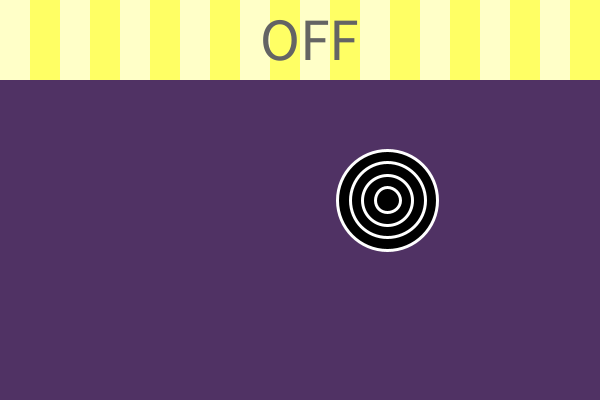
Frame 1 (no input)
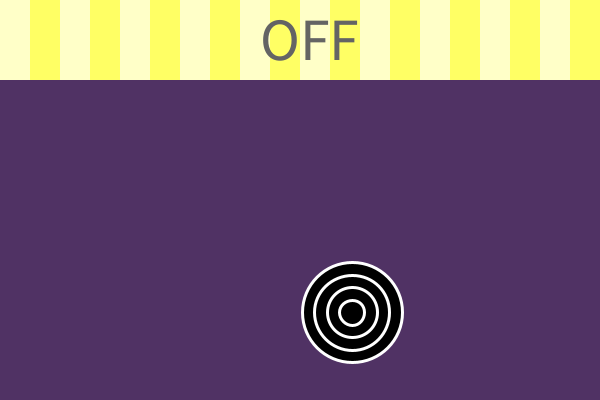
Frame 60 (the mouse pressed at the canvas centre just before this capture)
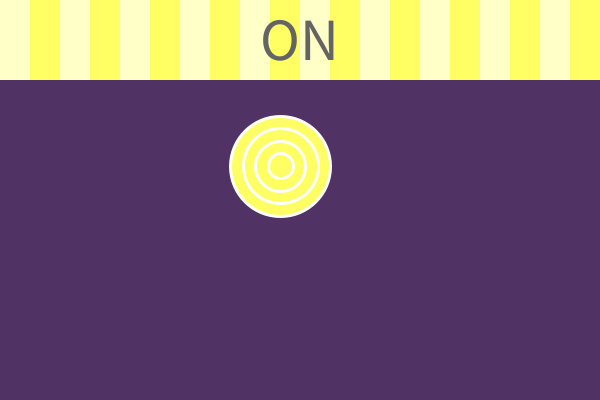
Frame 120 (the mouse held since frame 60 and released just before this capture)

The Processing sketch that drew these frames (run headless with seeded random() and noise(); from frame 60 on, the mouse is pressed at the canvas centre):

// Processing sketch: week5
// ── week5.pde
/* COPY EVERYTHING - INCLUDING THE FINAL COMMENT TO YOUR PROCESSING IDE
 
 Live coding test 1, COMP1000 2025
 Johanne - 48920754
*/

float x;
float y;
float dx;
float dy;
boolean isOn = false;
int diameter = 100;
color lampColor = color(255, 255, 100);


void setup() {
  size(600, 400);
  x = random(0,width);
  y = random(80+diameter/2,401); // Initial position in full range with,
  // but only in the range y that results in no overlap with the top sqare
  float angle = radians(random(0, 360));
  dx = 2 * sin(angle);
  dy = 2 * cos(angle); 
}

void draw(){
  background(80,50,100);
  noStroke( );
  
  fill(255, 255, 100);
  rect(0, 0, width, 80);

  for (int offset = 0; offset < width; offset += width / 10) {
    fill(255, 255, 200);
    rect(offset, 0, width / 20, 80);
  }

  textSize(60);
  fill(100);

// Text in the top - Dispays OFF when the light is off
  if (isOn) {
    text("ON", width / 2 - 40, 60);
    fill(lampColor);
  } else {
    text("OFF", width / 2 - 40, 60);
    fill(0);
  }
  
// Drawing the circle
  stroke(255);
  strokeWeight(3);
  for (int d = diameter; d > 0; d -= diameter / 4) { //4 circles instead of 5
    circle(x, y, d);
  }

  if (x > width) {
    x = 0;
  }

  if (x < 0) {
    x = width;
  }

  if (y > height - diameter / 2) {
    dy = -dy;
  }

  if (y < 80 + diameter / 2) {
    dy = -dy;
  }

  x = x + dx;
  y = y + dy;
}

void mousePressed() {
  isOn = !isOn;
  float factor = 0.5;

  if (isOn) {
    factor = 2;
  }

  dx = factor * dx;
  dy = factor * dy;
}

/* 
  COPY EVERYTHING - INCLUDING THE FINAL COMMENT TO YOUR PROCESSING IDE 
  - THIS IS THE FINAL COMMENT 
*/
